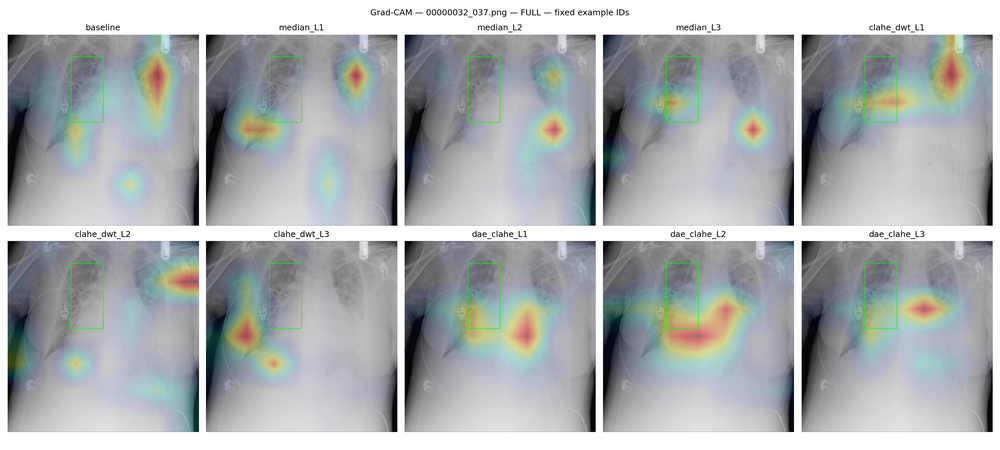
#> input picture Notebook_2 release/Grad-CAM/comparison/heatmap_comparison_00000032_037.png, 1000 x 450 px, shrunk from 3000 x 1350 before the run
$ python -i lung_segmentation_utils.py   (imports and definitions only)
#> lines starting #> are read from the running program, lines starting #| are printed output that depends on the picture; after the words box and inside, x2 and y2 are one past the last pixel; in counts of white or black regions, pixels touching at a corner belong together
"""Lung Field Segmentation and Masking Utilities for Chest X-Rays.

Reference:
- Rahman et al. (2021). "Exploring the effect of image enhancement techniques on COVID-19 detection using chest X-ray images."
- Thesis Proposal (Section 2.2.4: Lung Boundary Isolation).

Purpose:
  Isolate the left and right lung lobes to eliminate external false-positive activations
  (collarbones, ribs, humeral heads, abdominal gas, and ECG wires) in Explainable AI.
"""

import cv2
import numpy as np
from typing import Tuple


def extract_lung_mask(img: np.ndarray, blur_ksize: int = 7) -> np.ndarray:
    """Extract anatomical binary lung mask (2D uint8, values 0 or 255) using adaptive thresholding
    and morphological connected component analysis.
    """
#> called with blur_ksize = 7
    if img.ndim == 3:
        img = cv2.cvtColor(img, cv2.COLOR_RGB2GRAY)
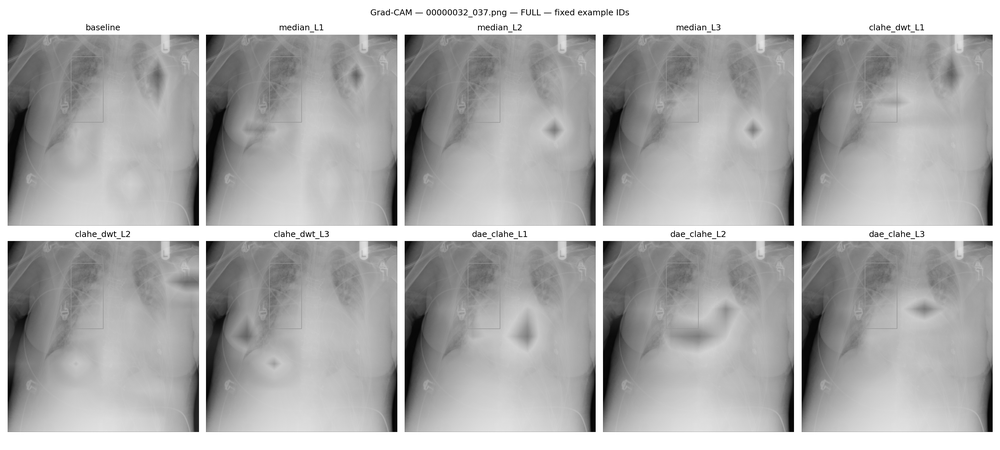
#> img: shape (450, 1000); min 0, max 255, mean 173.5
    if img.dtype != np.uint8:
        img = np.clip(np.round(img), 0, 255).astype(np.uint8)

    h, w = img.shape[:2]
#> h = 450; w = 1000

    # Step 1: Contrast stretching & Gaussian Blur
    p2, p98 = np.percentile(img, (2, 98))
#> p2 = 36; p98 = 255
    stretched = np.clip((img - p2) / max(p98 - p2, 1e-5) * 255.0, 0, 255).astype(np.uint8)
    blurred = cv2.GaussianBlur(stretched, (blur_ksize, blur_ksize), 0)
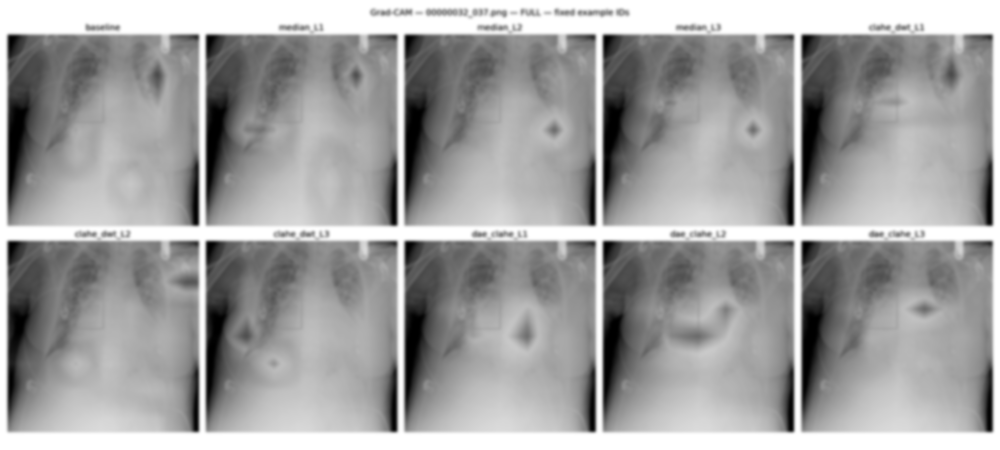
#> blurred: shape (450, 1000); min 0, max 255, mean 160.1

    # Step 2: Thresholding for dark lung parenchyma
    # Lung fields are radiolucent (darker than bones and soft tissues)
    thresh_val = int(np.mean(blurred) * 0.95)
#> thresh_val = 152
    _, binary = cv2.threshold(blurred, thresh_val, 255, cv2.THRESH_BINARY_INV)
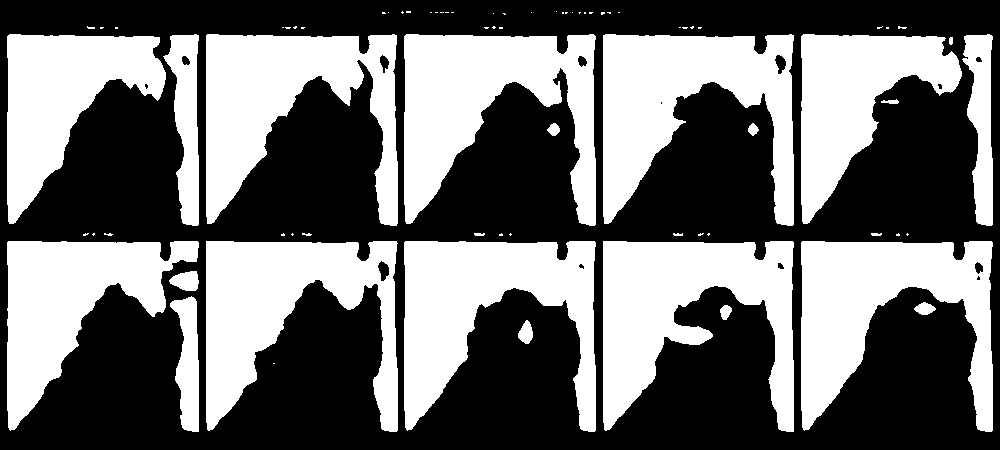
#> binary: shape (450, 1000); 43.6% white; 76 white regions (51 under 20 px), largest, box (x1, y1, x2, y2) and area: (603, 241, 794, 432) 20430, (404, 34, 596, 226) 20230, (603, 34, 794, 226) 19906

    # Remove outer image border artifacts
    border_margin = int(w * 0.05)
#> border_margin = 50
    binary[:border_margin, :] = 0
    binary[-border_margin:, :] = 0
    binary[:, :border_margin] = 0
    binary[:, -border_margin:] = 0
#> binary: shape (450, 1000); 34.8% white; 35 white regions (12 under 20 px), largest, box (x1, y1, x2, y2) and area: (603, 241, 794, 400) 19293, (404, 241, 596, 400) 18606, (206, 241, 398, 400) 18002

    # Step 3: Morphological closing to bridge blood vessels and small infiltrates
    kernel_close = cv2.getStructuringElement(cv2.MORPH_ELLIPSE, (11, 11))
    closed = cv2.morphologyEx(binary, cv2.MORPH_CLOSE, kernel_close)
#> closed: shape (450, 1000); 37.8% white; 7 white regions (1 under 20 px), largest, box (x1, y1, x2, y2) and area: (50, 233, 950, 400) 89154, (50, 50, 950, 226) 80528, (518, 320, 533, 344) 242, (720, 305, 732, 320) 129, (547, 123, 560, 136) 114, (748, 123, 759, 136) 92

    # Step 4: Extract two largest connected components (Left and Right lungs)
    num_labels, labels, stats, centroids = cv2.connectedComponentsWithStats(closed, connectivity=8)
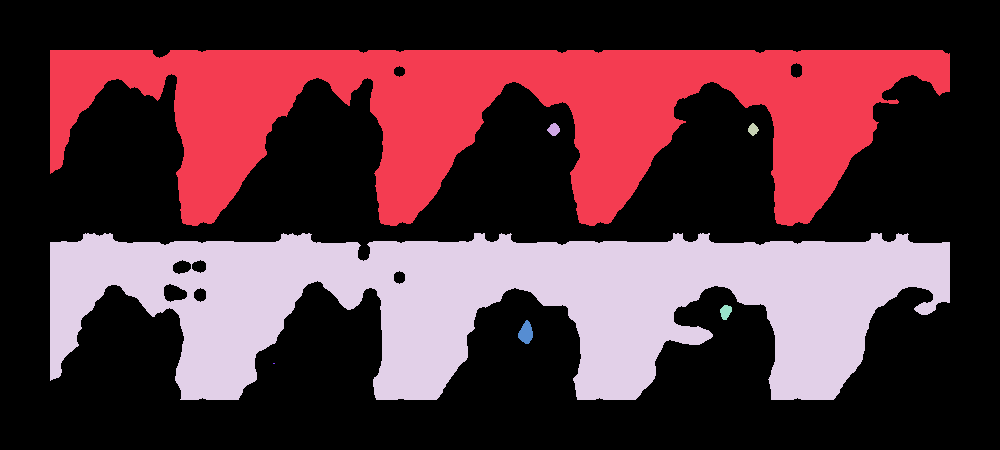
#> labels: shape (450, 1000) int32; 8 distinct labels, from 0 to 7; one colour per label, 0 black
#> num_labels = 8; stats = [[0, 0, 1000, 450, 279739], [50, 50, 900, 176, 80528], [547, 123, 13, 13, 114], [748, 123, 11, 13, 92], [50, 233, 900, 167, 89154], [720, 305, 12, 15, 129], [518, 320, 15, 24, 242], [273, 363, 2, 1, 2]]; centroids = [[498.2, 232.8], [500.4, 110.9], [553.4, 129.1], [752.7, 129.1], [502, 300.9], [725.3, 311.4], [525.6, 332.5], [273.5, 363]]

    lung_mask = np.zeros((h, w), dtype=np.uint8)
    if num_labels > 1:
        # Exclude background (index 0)
        areas = stats[1:, cv2.CC_STAT_AREA]
#> areas = [80528, 114, 92, 89154, 129, 242, 2]
        sorted_indices = np.argsort(areas)[::-1] + 1  # 1-indexed
#> sorted_indices = [4, 1, 6, 5, 2, 3, 7]

        # Take up to 2 largest components that resemble lung lobes
        selected = []
        for idx in sorted_indices[:4]:
            area = stats[idx, cv2.CC_STAT_AREA]
            cx, cy = centroids[idx]
            # Must occupy significant area (between 3% and 40% of the image)
            if (0.03 * h * w) <= area <= (0.45 * h * w):
                # Must be located in central/thoracic region
                if (0.15 * w) <= cx <= (0.85 * w) and (0.15 * h) <= cy <= (0.85 * h):
                    selected.append(idx)
                    if len(selected) == 2:
                        break
#> this loop made 2 passes
#> (idx, area, cx, cy) on pass 1: (4, 89154, 502, 300.9)
#> (area, cx, cy) on pass 2: (80528, 500.4, 110.9)
#> after the loop, selected = [4, 1]

        for s_idx in selected:
            lung_mask[labels == s_idx] = 255
#> this loop made 2 passes
#> s_idx on pass 1: 4
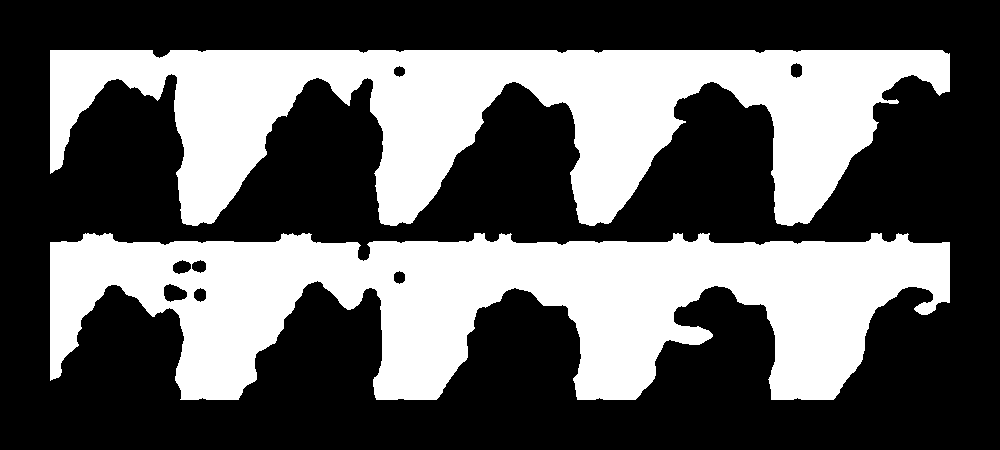
#> lung_mask: shape (450, 1000); 37.7% white; 2 white regions

    # Step 5: Fill internal holes using contours and dilate slightly to avoid clipping margins
    contours, _ = cv2.findContours(lung_mask, cv2.RETR_EXTERNAL, cv2.CHAIN_APPROX_SIMPLE)
#> contours = 2 contours; box (x1, y1, x2, y2) and area: (50, 233, 950, 400) 88564, (50, 50, 950, 226) 79341
    final_mask = np.zeros((h, w), dtype=np.uint8)
    for cnt in contours:
        if cv2.contourArea(cnt) > (0.02 * h * w):
            # Convex hull for smooth anatomical lung boundary
            hull = cv2.convexHull(cnt)
            cv2.drawContours(final_mask, [hull], -1, 255, thickness=-1)
#> this loop made 2 passes
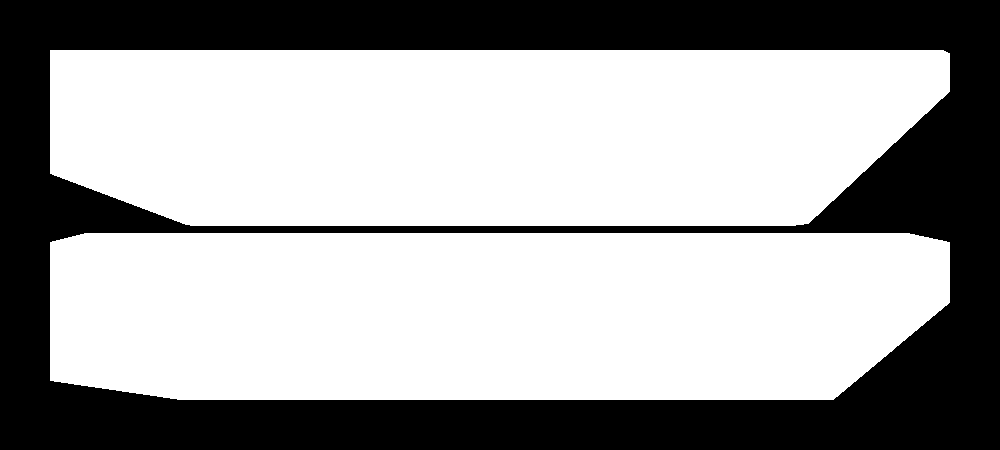
#> final_mask: shape (450, 1000); 64% white; 1 black region, box (x1, y1, x2, y2) and area: (0, 0, 1000, 450) 161886

    kernel_dilate = cv2.getStructuringElement(cv2.MORPH_ELLIPSE, (5, 5))
#> kernel_dilate = [[0, 0, 1, 0, 0], [1, 1, 1, 1, 1], [1, 1, 1, 1, 1], [1, 1, 1, 1, 1], [0, 0, 1, 0, 0]]
    final_mask = cv2.dilate(final_mask, kernel_dilate, iterations=1)
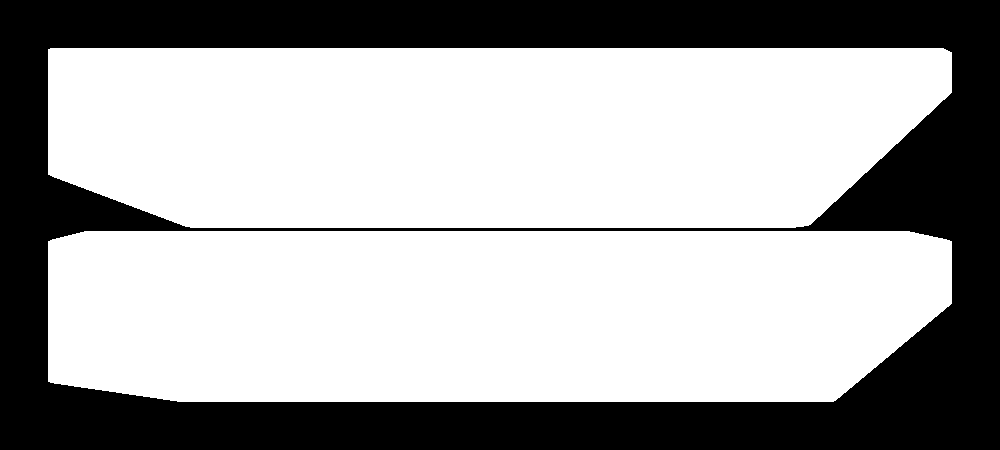
#> final_mask: shape (450, 1000); 65.8% white; 1 black region, box (x1, y1, x2, y2) and area: (0, 0, 1000, 450) 153743

    # If heuristic failed, fallback to central thoracic ellipse
    if np.sum(final_mask) < (0.05 * h * w * 255):
        cv2.ellipse(final_mask, (int(w * 0.35), int(h * 0.5)), (int(w * 0.18), int(h * 0.32)), 0, 0, 360, 255, -1)
        cv2.ellipse(final_mask, (int(w * 0.65), int(h * 0.5)), (int(w * 0.18), int(h * 0.32)), 0, 0, 360, 255, -1)

    return final_mask


def apply_lung_mask(img: np.ndarray, mask: np.ndarray) -> np.ndarray:
    """Apply binary lung mask to image: regions outside lung are set to 0 (black)."""
    mask_bin = (mask > 0).astype(img.dtype)
    return img * mask_bin

>>> import cv2
>>> picture = cv2.cvtColor(cv2.imread('../../Notebook_2 release/Grad-CAM/comparison/heatmap_comparison_00000032_037.png'), cv2.COLOR_BGR2RGB)
>>> result = extract_lung_mask(picture)
